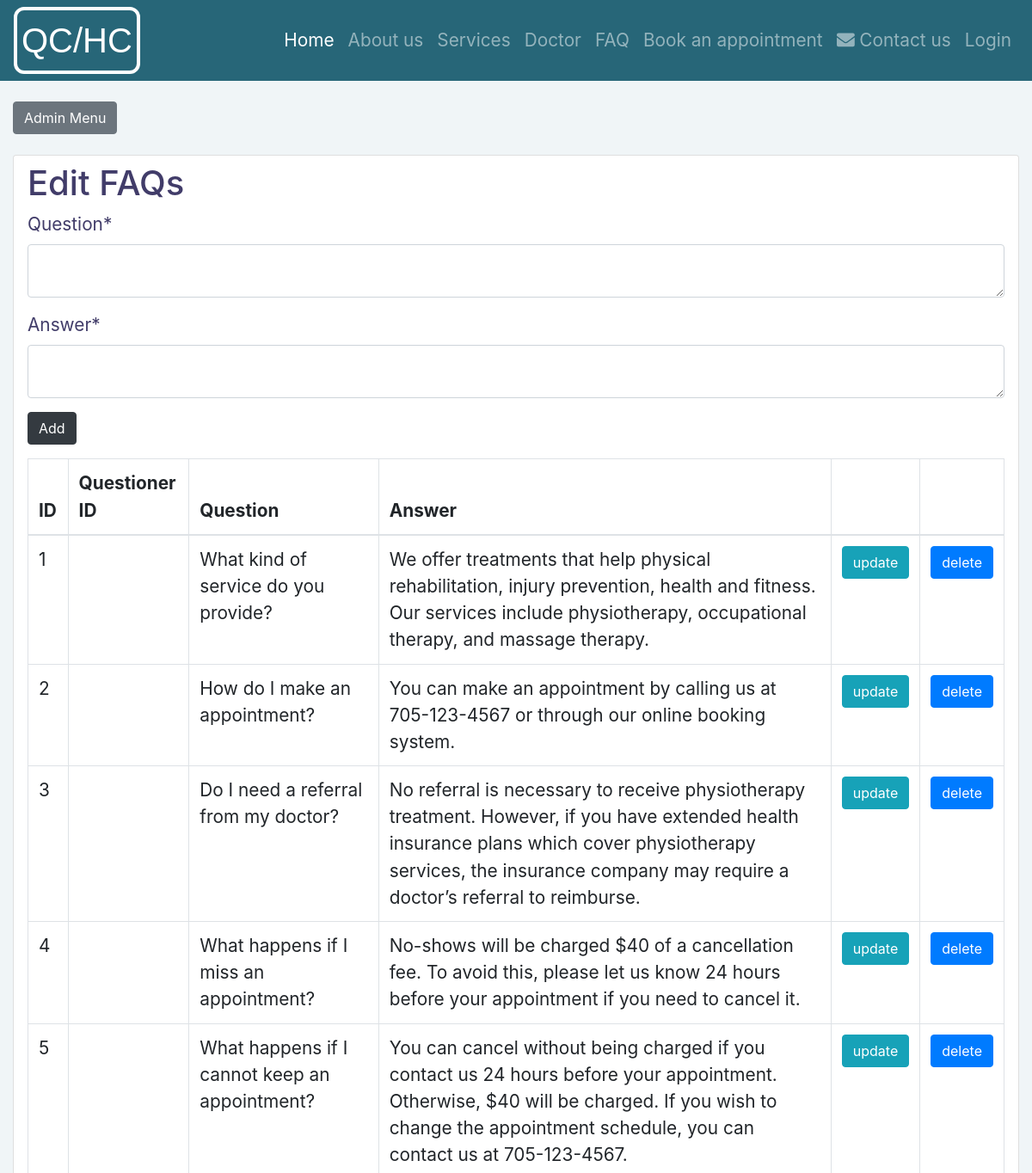
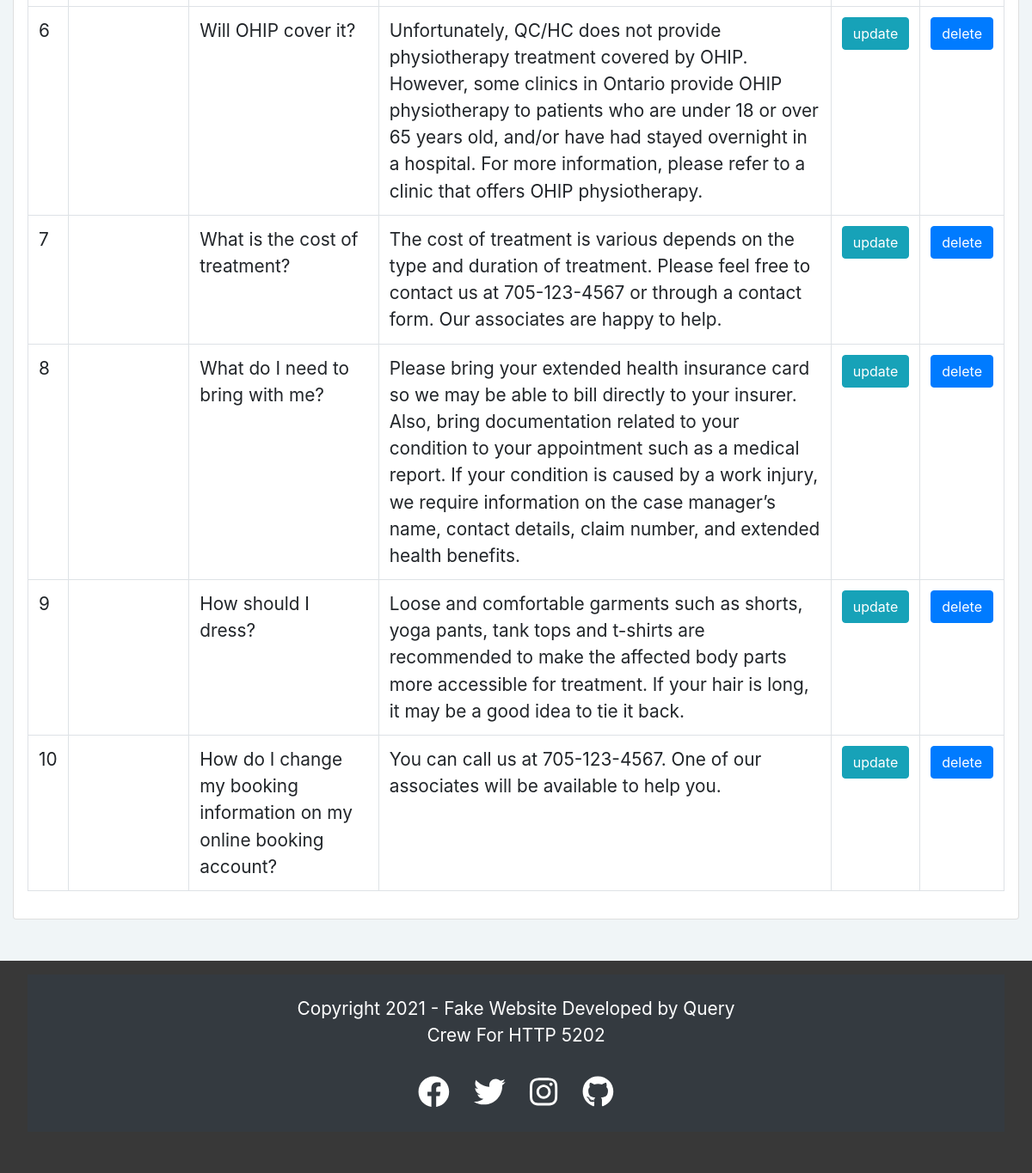
Page /pages/admin_faq.php on the committed database (2 pictures, top to bottom).
### tables this page shows
CREATE TABLE `faqs` (
  `id` int(11) NOT NULL,
  `questioner_id` int(20) UNSIGNED DEFAULT NULL,
  `question` varchar(300) NOT NULL,
  `answer` varchar(2000) NOT NULL
);

### database/FaqPDO.php (called while the page is built, shortened)
<?php
  class FaqPDO {
     public function getFaqs($dbcon) {
         $query = "SELECT * FROM faqs";
         $pdostm = $dbcon->prepare($query);
         $pdostm->execute();
         $faqs = $pdostm->fetchAll(\PDO::FETCH_OBJ);
         return $faqs;
     }
  }

### pages/admin_faq.php (the view, shortened to what this page needs)
<?php
$dbcon = Database::getDb();
$newFaqs = new FaqPDO();
$faqs = $newFaqs->getFaqs($dbcon);
?>
<!DOCTYPE html>
<html lang="en">
<head>
    <link rel="stylesheet" href="library/bootstrap/bootstrap.min.css">
    <link rel="stylesheet" href="css/HeaderFooter.css">
    <link rel="stylesheet" href="css/admin-style/admin_dashboard.css">
</head>
<body>
<?php include_once 'header.php'; ?>
<div class="d-lg-flex align-items-stretch w-100">
    <main class="w-100 order-2" id="admin_main">
        <div class="container-fluid">
            <button class="btn btn-secondary my-4" type="button" id="sidebar_nav_btn">Admin Menu</button>
            <div class="card mb-5">
                <h1 class="pl-3 py-2">Edit FAQs</h1>
                <form action="" method="post" class="px-3">
                    <div class="form-group">
                        <label for="question">Question<span>&ast;</span></label>
                        <textarea class="form-control" id="question" name="question"><?= isset($question) ? $question : "";?></textarea>
                    </div>
                    <div class="form-group">
                        <label for="answer">Answer<span>&ast;</span></label>
                        <textarea type="text" class="form-control" id="answer" name="answer"><?= isset($answer) ? $answer : "";?></textarea>
                    </div>
                    <button type="submit" class="btn btn-dark" name="addFaq" >Add</button>
                </form>
                <div class="p-3 faq-list overflow-auto">
                    <table class="table table-bordered">
                        <thead>
                        <tr>
                            <th scope="col">ID</th>
                            <th scope="col">Questioner ID</th>
                            <th scope="col">Question</th>
                            <th scope="col">Answer</th>
                            <th scope="col">&nbsp;</th>
                            <th scope="col">&nbsp;</th>
                        </tr>
                        </thead>
                        <tbody>
                        <?php foreach ($faqs as $faq) { ?>
                            <tr>
                                <td><?= $faq->id; ?></td>
                                <td><?= $faq->questioner_id; ?></td>
                                <td><?= $faq->question; ?></td>
                                <td><?= $faq->answer; ?></td>
                                <td>
                                    <form action="index.php?page=admin_faq_update" method="post">
                                        <input type="submit" class="button btn btn-info" name="updFaq" value="update"/>
                                    </form>
                                </td>
                                <td>
                                    <form action="index.php?page=admin_faq_delete" method="post">
                                        <input type="submit" class="button btn btn-primary" name="dltFaq" value="delete"/>
                                    </form>
                                </td>
                            </tr>
                        <?php } ?>
                        </tbody>
                    </table>
                </div>
            </div>
        </div>
    </main>
</div>
<?php include_once 'footer.php'; ?>
</body>
</html>

### css/HeaderFooter.css (style rules this page uses)
html { font-family: "Roboto", sans-serif; }

### css/admin-style/admin_dashboard.css (style rules this page uses)
body { color: #413c69; font-size: 1.3rem; }
h1 { margin: 0; }
main { background-color: rgba(112,159,176,.1); overflow: hidden; }

### rows in the picture
faqs: id "1", question "What kind of service do you provide?", answer "We offer treatments that help physical rehabilitation, injury prevention, health and fitness. Our services include physiotherapy, occupational therapy, and massage therapy."
faqs: id "2", question "How do I make an appointment?", answer "You can make an appointment by calling us at 705-123-4567 or through our online booking system."
faqs: id "3", question "Do I need a referral from my doctor?", answer "No referral is necessary to receive physiotherapy treatment. However, if you have extended health insurance plans which cover physiotherapy services, the insurance company may require a doctor’s referral to reimburse."
faqs: id "4", question "What happens if I miss an appointment?", answer "No-shows will be charged $40 of a cancellation fee. To avoid this, please let us know 24 hours before your appointment if you need to cancel it."
faqs: id "5", question "What happens if I cannot keep an appointment?", answer "You can cancel without being charged if you contact us 24 hours before your appointment. Otherwise, $40 will be charged. If you wish to change the appointment schedule, you can contact us at 705-123-4567."
faqs: id "6", question "Will OHIP cover it?", answer "Unfortunately, QC/HC does not provide physiotherapy treatment covered by OHIP. However, some clinics in Ontario provide OHIP physiotherapy to patients who are under 18 or over 65 years old, and/or have had stayed overnight in a hospital. For more information, please refer to a clinic that offers OHIP physiotherapy."
faqs: id "7", question "What is the cost of treatment?", answer "The cost of treatment is various depends on the type and duration of treatment. Please feel free to contact us at 705-123-4567 or through a contact form. Our associates are happy to help."
faqs: id "8", question "What do I need to bring with me?", answer "Please bring your extended health insurance card so we may be able to bill directly to your insurer. Also, bring documentation related to your condition to your appointment such as a medical report. If your condition is caused by a work injury, we require information on the case manager’s name, contact details, claim number, and extended health benefits."
faqs: id "9", question "How should I dress?", answer "Loose and comfortable garments such as shorts, yoga pants, tank tops and t-shirts are recommended to make the affected body parts more accessible for treatment. If your hair is long, it may be a good idea to tie it back."
faqs: id "10", question "How do I change my booking information on my online booking account?", answer "You can call us at 705-123-4567. One of our associates will be available to help you."
